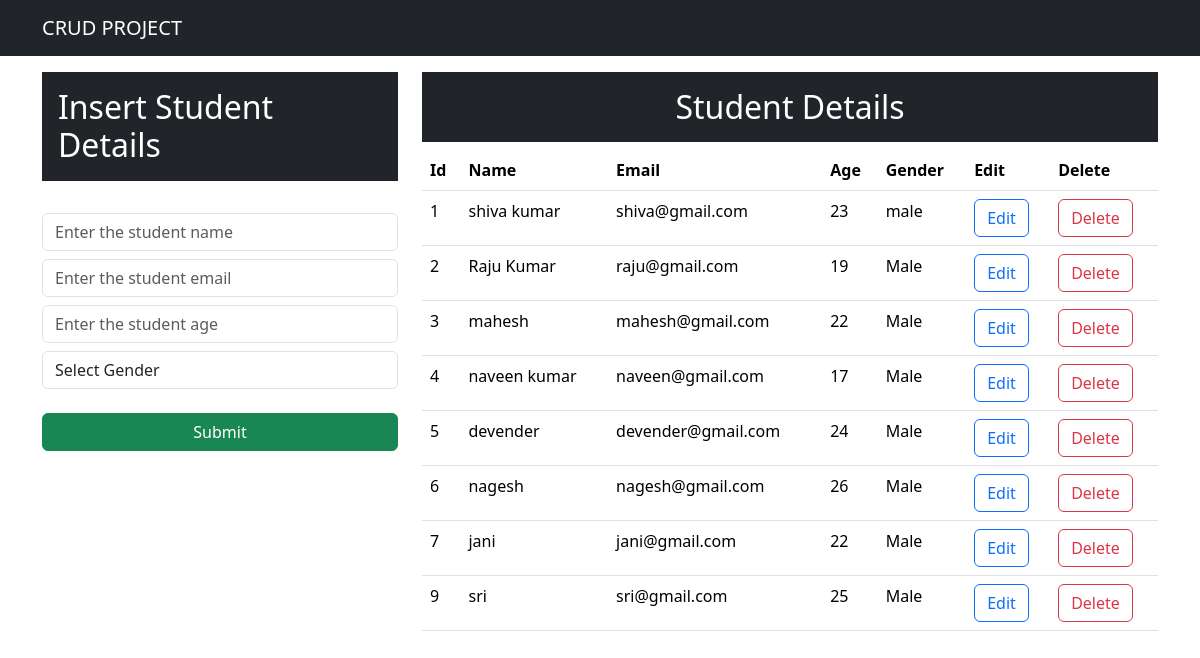
Before: / with the older database file.
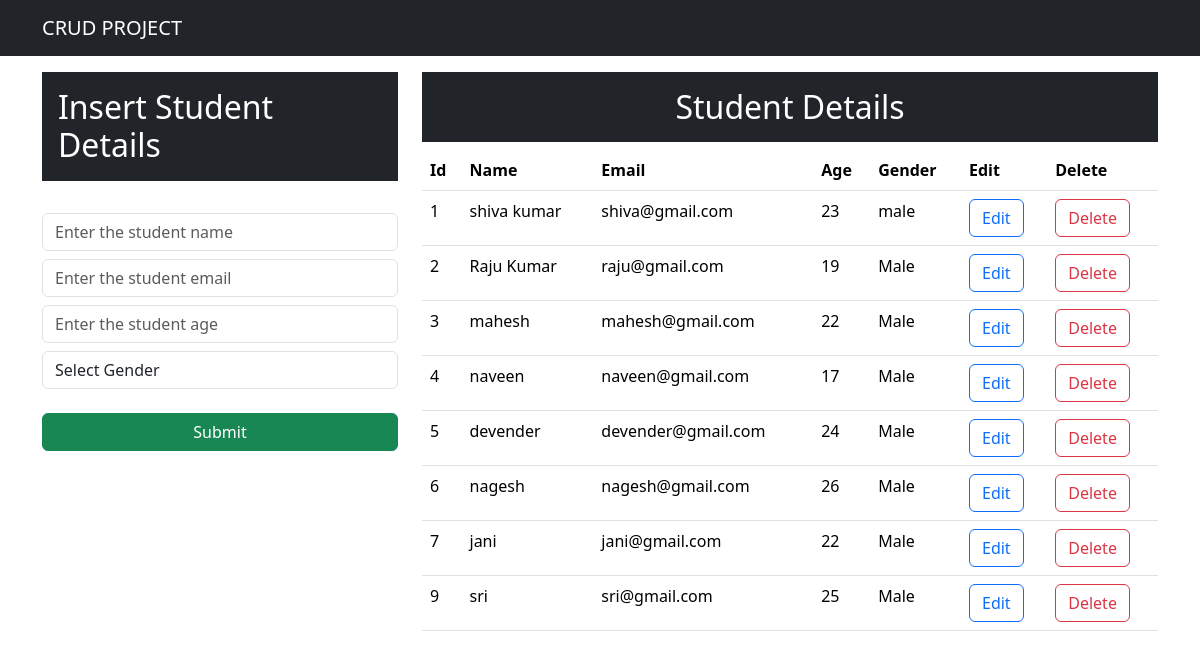
After: the same page with the newer database file.
### app/models.py (models this page shows, shortened)
class Student(models.Model):
    name=models.CharField(max_length=50,blank=False)
    email=models.EmailField()
    age=models.IntegerField()
    gender=models.CharField(max_length=25,blank=False)

### app/views.py (the view)
# urls.py: path('',views.index,name='index'),
def index(request):
    data=Student.objects.all()
    context={"data":data}
    return render(request,"index.html",context)

### templates/index.html (shortened to what this page needs)
<!DOCTYPE html>
<html lang="en">
<head>
    <link href="https://cdn.jsdelivr.net/npm/bootstrap@5.3.2/dist/css/bootstrap.min.css" rel="stylesheet">
</head>
<body>
    <nav class="navbar navbar-expand-lg navbar-dark bg-dark">
        <div class="container">
        <a class="navbar-brand" href="#">CRUD PROJECT</a>
        </div>
    </nav>
    <div class="container mt-3">
        <div class="row">
            <div class="col-md-4">
                <h2 class="text-white bg-dark text center p-3">Insert Student Details</h2>
                <br>
                <form action="/insert" method="post"> {% csrf_token %}
                    <div class="form-group">
                        <input type="text" class="form-control" placeholder="Enter the student name" name="name" required>
                    </div>
                    <div class="form-group">
                        <input type="email" class="form-control mt-2" placeholder="Enter the student email" name="email" required>
                    </div>
                    <div class="form-group">
                        <input type="number" class="form-control mt-2" placeholder="Enter the student age" name="age" required>
                    </div>
                    <div class="form-group">
                        <select name="gender" class="form-control mt-2" id="gender">
                            <option value="Select Gender">Select Gender</option>
                        </select>
                    </div>
                    <br>
                    <div class="d-grid gap-2">
                        <button class="btn btn-success" type="submit">Submit</button>
                </form>
            </div>
        </div>
            <div class="col-md-8">
                <h2 class="bg-dark text-white p-3 text-center">Student Details</h2>
                <div>
                    <table class="table">
                        <thead>
                            <tr>
                                <th>Id</th>
                                <th>Name</th>
                                <th>Email</th>
                                <th>Age</th>
                                <th>Gender</th>
                                <th>Edit</th>
                                <th>Delete</th>
                            </tr>
                        </thead>
                        <tbody>
                            {% for d in data %}
                            <tr>
                                <td>{{d.id}}</td>
                                <td>{{d.name}}</td>
                                <td>{{d.email}}</td>
                                <td>{{d.age}}</td>
                                <td>{{d.gender}}</td>
                                <td><a button href="/update/{{d.id}}" class="btn btn-outline-primary">Edit</a></button></td>
                                <td><a button href="/delete/{{d.id}}" class="btn btn-outline-danger">Delete</a></button></td>
                            </tr>
                            {% endfor %}
                        </tbody>
                    </table>
                </div>
            </div>
        </div>
</body>
</html>

Changed rows visible on the page:
changed Student "naveen@gmail.com": name "naveen kumar" → "naveen"
